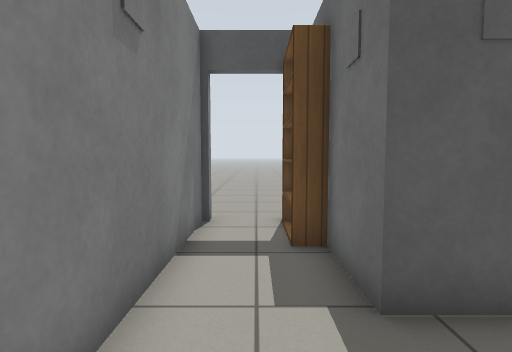
[1] (above)

17 first-person views from a walk through a robot-simulator world made for Gazebo. The camera is 0.9 m above the floor, tilts 4° down and sees 80° across. The floor is counted in squares, 0.5 m on a side. Each view is taken from the middle of a square. On the plan, view 1 faces up. The plan holds only what a view shows up to about 16 squares ahead; the rest is blank. The robots in the file are not drawn. Gazebo's built-in surfaces are drawn with simple patterns.

[2]
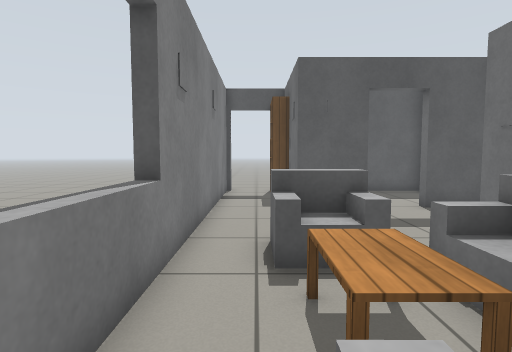

[3]
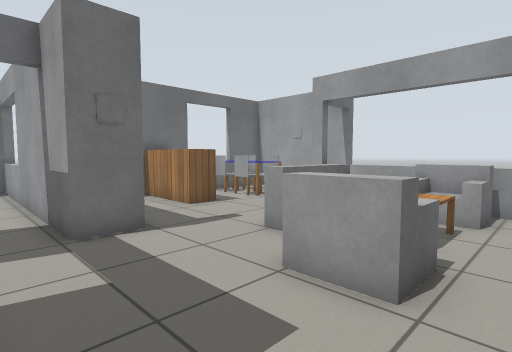

[4]
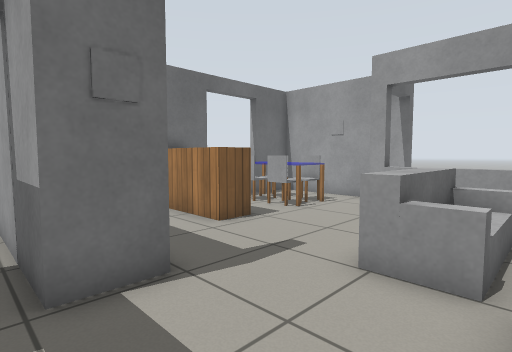

[5]
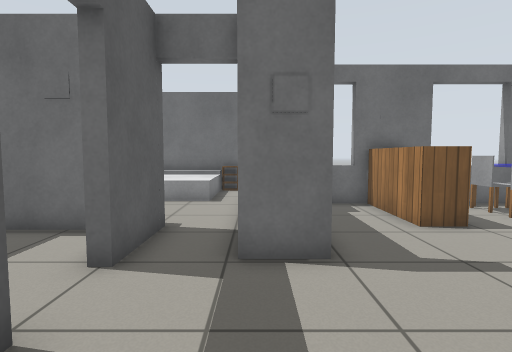

[6]
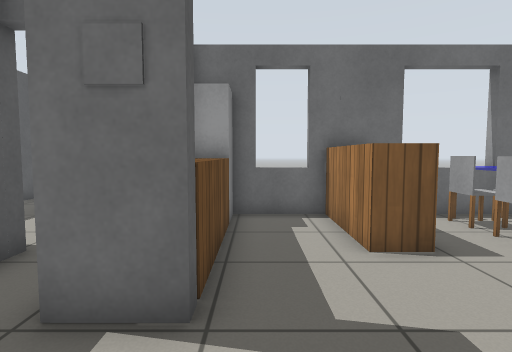

[7]
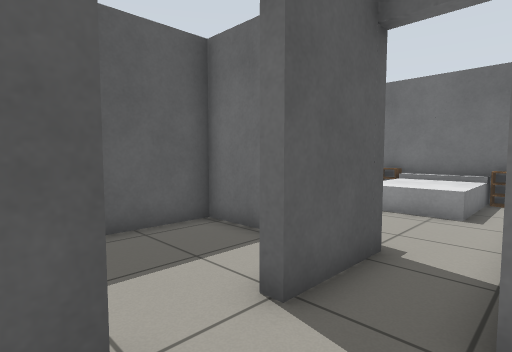

[8]
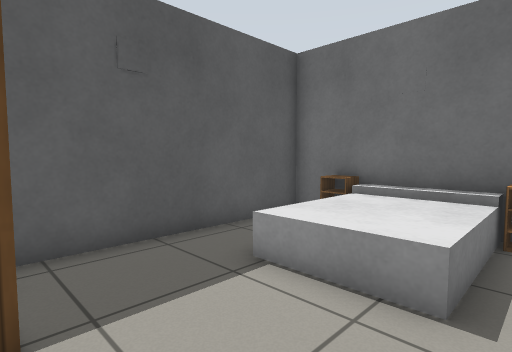

[9]
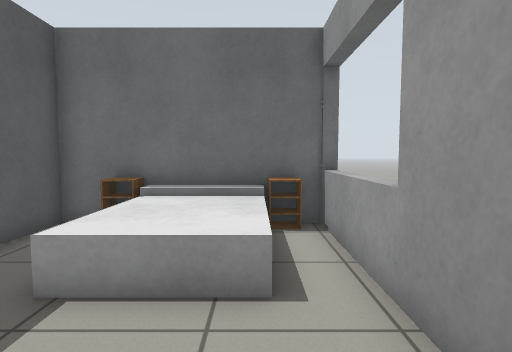

[10]
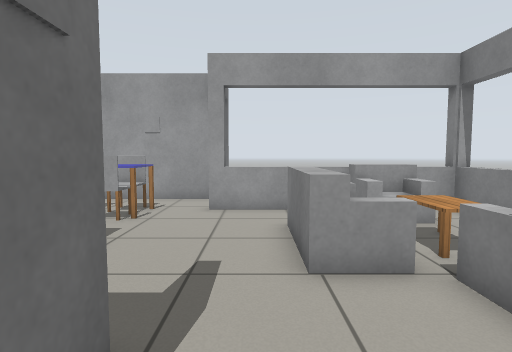

[11]
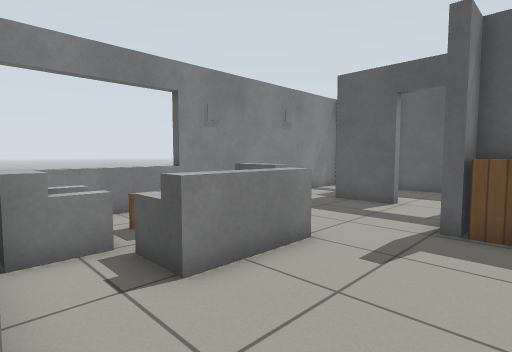

[12]
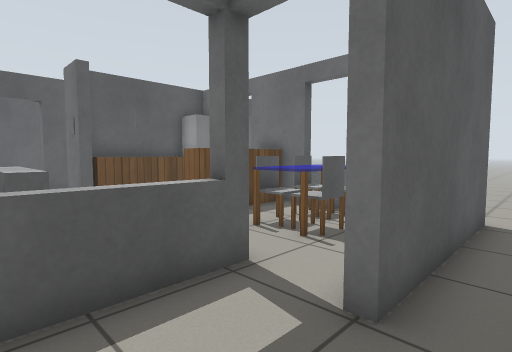

[13]
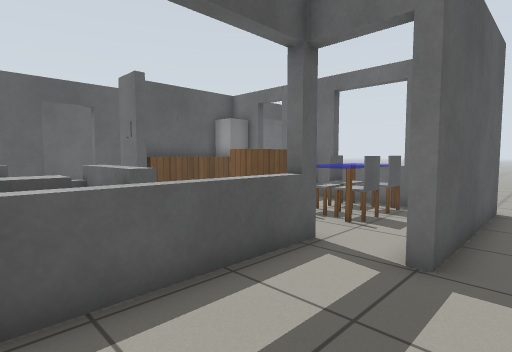

[14]
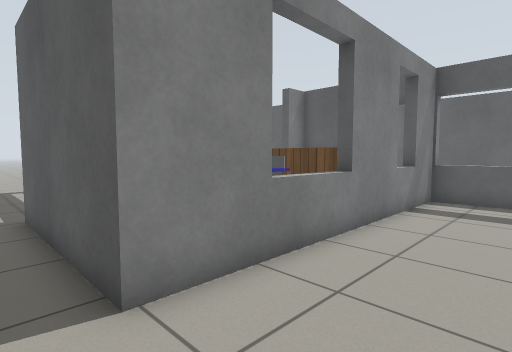

[15]
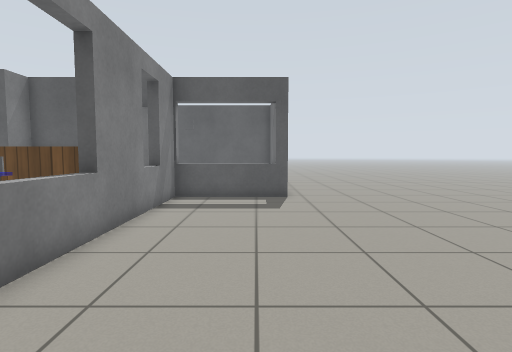

[16]
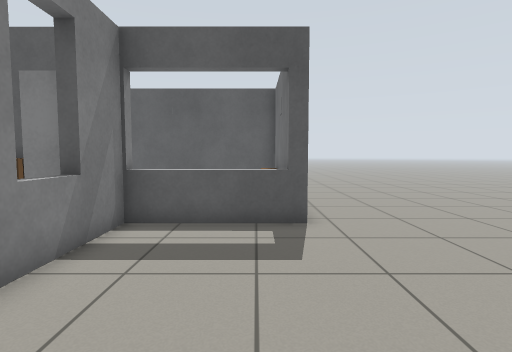

[17]
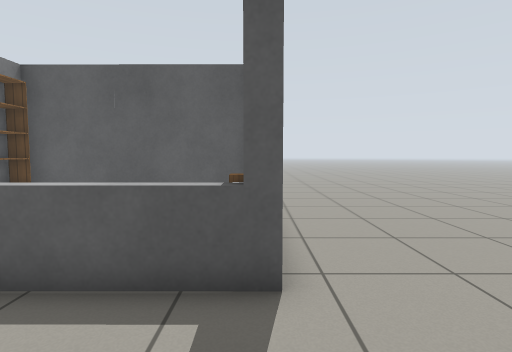

### Floor plan
Points are (right, up) in squares from view 1. A wall is a line through its corners. A room is listed if a view was taken in it or the views show most of it. See-through windows are left out.
Room 1 (views 1, 2, 3, 4, 5, 6, 7, 10, 11, 14, 15, 16, 17)
walls: (6.1, 0.4) (6.1, 1.3) (8.1, 1.3); (11, 0.9) (6.6, 0.9); (12.5, 1.4) (12.5, -10.7) (11.5, -10.7); (6.1, -10.3) (12.1, -10.3) (12.1, -0.4); (8.6, 3.3) (5.8, 3.3); (1.9, -7.9) (6.6, -7.9); (3.8, 3.3) (1.4, 3.3) (1.4, 5.2); (17.4, 0.9) (12.5, 0.9); (-2, -7.9) (0.4, -7.9); (-1.5, 8.1) (-1.5, -8.4)
ways out: opening at (18.5, 1) to room 2; open door at (8, 2.5) to room 2; opening at (11, -12) to room 3; open door at (6, -9.5) to room 3; open door at (4.5, 3.5) to room 4; opening at (3, 3.5); open door at (-0.5, 8)
objects: sofa (1, -7) to (2, -6); table (1, -5) to (2, -3); sofa (1, -2) to (2, -1); other object (1, 6) to (1, 7); sofa (3, -5) to (4, -3); grey box (3, 3); grey box (6, 0); wooden box (7, 0) to (10, 0); chair (9, -8); table (9, -7) to (11, -7); chair (9, -6); wooden box (9, -4) to (11, -3); chair (10, -8) to (11, -8); chair (11, -6); white post (11, 0) to (12, 0)
Room 2 (views 8, 9)
walls: (16.9, 0.9) (17, 8.1) (8.8, 8.1); (8.1, 1.3) (17, 1.3)
ways out: opening at (18.5, 1) to room 1; open door at (8, 2.5) to room 1; opening at (18.5, 7.5)
objects: other object (9, 6) to (9, 7); bed (13, 3) to (16, 6); other object (16, 2) to (17, 2); other object (17, 6)
Room 3 (views 12, 13)
walls: (6.6, -8.3) (1.3, -8.3); (11.5, -10.7) (6.1, -10.7) (6.1, -10.3)
ways out: opening at (11, -12) to room 1; open door at (6, -9.5) to room 1
Room 4 (no view inside)
walls: (8.2, 5) (8.2, 8.1) (5.5, 8.1)
ways out: open door at (4.5, 3.5) to room 1; opening at (4, 6)

Where each view was taken, in squares from view 1:
view 1: 0 up, 0 right, facing up
view 2: 7 down, 0 right, facing up
view 3: 3 up, 1 left, facing down-right
view 4: 2 up, 2 right, facing down-right
view 5: 1 up, 1 right, facing right
view 6: 1 down, 3 right, facing right
view 7: 1 up, 3 right, facing up-right
view 8: 2 up, 9 right, facing up-right
view 9: 3 up, 9 right, facing right
view 10: 2 up, 5 right, facing down
view 11: 8 down, 8 right, facing up-left
view 12: 12 down, 3 right, facing up-right
view 13: 12 down, 1 right, facing up-right
view 14: 12 down, 16 right, facing up-left
view 15: 12 down, 16 right, facing up
view 16: 7 down, 16 right, facing up
view 17: 3 down, 17 right, facing up
